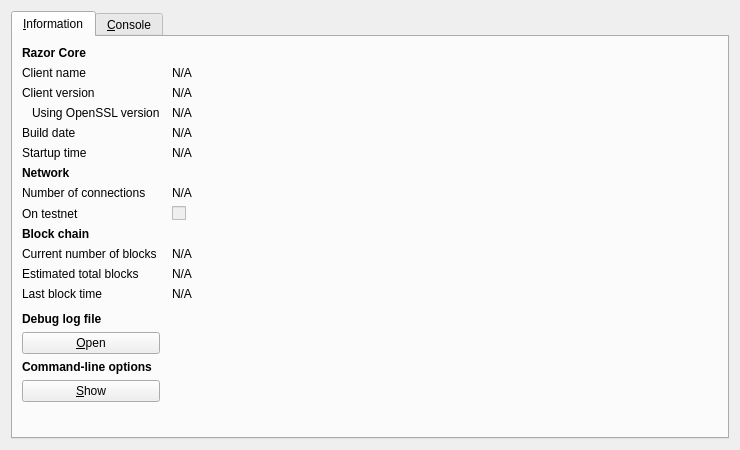
<?xml version="1.0" encoding="UTF-8"?>
<ui version="4.0">
 <class>RPCConsole</class>
 <widget class="QDialog" name="RPCConsole">
  <property name="geometry">
   <rect>
    <x>0</x>
    <y>0</y>
    <width>740</width>
    <height>450</height>
   </rect>
  </property>
  <property name="windowTitle">
   <string>Razor - Debug window</string>
  </property>
  <layout class="QVBoxLayout" name="verticalLayout_2">
   <item>
    <widget class="QTabWidget" name="tabWidget">
     <property name="currentIndex">
      <number>0</number>
     </property>
     <widget class="QWidget" name="tab_info">
      <attribute name="title">
       <string>&amp;Information</string>
      </attribute>
      <layout class="QGridLayout" name="gridLayout" columnstretch="0,1">
       <property name="horizontalSpacing">
        <number>12</number>
       </property>
       <item row="0" column="0">
        <widget class="QLabel" name="label_9">
         <property name="font">
          <font>
           <weight>75</weight>
           <bold>true</bold>
          </font>
         </property>
         <property name="text">
          <string>Razor Core</string>
         </property>
        </widget>
       </item>
       <item row="1" column="0">
        <widget class="QLabel" name="label_5">
         <property name="text">
          <string>Client name</string>
         </property>
        </widget>
       </item>
       <item row="1" column="1">
        <widget class="QLabel" name="clientName">
         <property name="cursor">
          <cursorShape>IBeamCursor</cursorShape>
         </property>
         <property name="text">
          <string>N/A</string>
         </property>
         <property name="textFormat">
          <enum>Qt::PlainText</enum>
         </property>
         <property name="textInteractionFlags">
          <set>Qt::LinksAccessibleByMouse|Qt::TextSelectableByKeyboard|Qt::TextSelectableByMouse</set>
         </property>
        </widget>
       </item>
       <item row="2" column="0">
        <widget class="QLabel" name="label_6">
         <property name="text">
          <string>Client version</string>
         </property>
        </widget>
       </item>
       <item row="2" column="1">
        <widget class="QLabel" name="clientVersion">
         <property name="cursor">
          <cursorShape>IBeamCursor</cursorShape>
         </property>
         <property name="text">
          <string>N/A</string>
         </property>
         <property name="textFormat">
          <enum>Qt::PlainText</enum>
         </property>
         <property name="textInteractionFlags">
          <set>Qt::LinksAccessibleByMouse|Qt::TextSelectableByKeyboard|Qt::TextSelectableByMouse</set>
         </property>
        </widget>
       </item>
       <item row="3" column="0">
        <widget class="QLabel" name="label_14">
         <property name="text">
          <string>Using OpenSSL version</string>
         </property>
         <property name="indent">
          <number>10</number>
         </property>
        </widget>
       </item>
       <item row="3" column="1">
        <widget class="QLabel" name="openSSLVersion">
         <property name="cursor">
          <cursorShape>IBeamCursor</cursorShape>
         </property>
         <property name="text">
          <string>N/A</string>
         </property>
         <property name="textFormat">
          <enum>Qt::PlainText</enum>
         </property>
         <property name="textInteractionFlags">
          <set>Qt::LinksAccessibleByMouse|Qt::TextSelectableByKeyboard|Qt::TextSelectableByMouse</set>
         </property>
        </widget>
       </item>
       <item row="4" column="0">
        <widget class="QLabel" name="label_12">
         <property name="text">
          <string>Build date</string>
         </property>
        </widget>
       </item>
       <item row="4" column="1">
        <widget class="QLabel" name="buildDate">
         <property name="cursor">
          <cursorShape>IBeamCursor</cursorShape>
         </property>
         <property name="text">
          <string>N/A</string>
         </property>
         <property name="textFormat">
          <enum>Qt::PlainText</enum>
         </property>
         <property name="textInteractionFlags">
          <set>Qt::LinksAccessibleByMouse|Qt::TextSelectableByKeyboard|Qt::TextSelectableByMouse</set>
         </property>
        </widget>
       </item>
       <item row="5" column="0">
        <widget class="QLabel" name="label_13">
         <property name="text">
          <string>Startup time</string>
         </property>
        </widget>
       </item>
       <item row="5" column="1">
        <widget class="QLabel" name="startupTime">
         <property name="cursor">
          <cursorShape>IBeamCursor</cursorShape>
         </property>
         <property name="text">
          <string>N/A</string>
         </property>
         <property name="textFormat">
          <enum>Qt::PlainText</enum>
         </property>
         <property name="textInteractionFlags">
          <set>Qt::LinksAccessibleByMouse|Qt::TextSelectableByKeyboard|Qt::TextSelectableByMouse</set>
         </property>
        </widget>
       </item>
       <item row="6" column="0">
        <widget class="QLabel" name="label_11">
         <property name="font">
          <font>
           <weight>75</weight>
           <bold>true</bold>
          </font>
         </property>
         <property name="text">
          <string>Network</string>
         </property>
        </widget>
       </item>
       <item row="7" column="0">
        <widget class="QLabel" name="label_7">
         <property name="text">
          <string>Number of connections</string>
         </property>
        </widget>
       </item>
       <item row="7" column="1">
        <widget class="QLabel" name="numberOfConnections">
         <property name="cursor">
          <cursorShape>IBeamCursor</cursorShape>
         </property>
         <property name="text">
          <string>N/A</string>
         </property>
         <property name="textFormat">
          <enum>Qt::PlainText</enum>
         </property>
         <property name="textInteractionFlags">
          <set>Qt::LinksAccessibleByMouse|Qt::TextSelectableByKeyboard|Qt::TextSelectableByMouse</set>
         </property>
        </widget>
       </item>
       <item row="8" column="0">
        <widget class="QLabel" name="label_8">
         <property name="text">
          <string>On testnet</string>
         </property>
        </widget>
       </item>
       <item row="8" column="1">
        <widget class="QCheckBox" name="isTestNet">
         <property name="enabled">
          <bool>false</bool>
         </property>
         <property name="text">
          <string/>
         </property>
        </widget>
       </item>
       <item row="9" column="0">
        <widget class="QLabel" name="label_10">
         <property name="font">
          <font>
           <weight>75</weight>
           <bold>true</bold>
          </font>
         </property>
         <property name="text">
          <string>Block chain</string>
         </property>
        </widget>
       </item>
       <item row="10" column="0">
        <widget class="QLabel" name="label_3">
         <property name="text">
          <string>Current number of blocks</string>
         </property>
        </widget>
       </item>
       <item row="10" column="1">
        <widget class="QLabel" name="numberOfBlocks">
         <property name="cursor">
          <cursorShape>IBeamCursor</cursorShape>
         </property>
         <property name="text">
          <string>N/A</string>
         </property>
         <property name="textFormat">
          <enum>Qt::PlainText</enum>
         </property>
         <property name="textInteractionFlags">
          <set>Qt::LinksAccessibleByMouse|Qt::TextSelectableByKeyboard|Qt::TextSelectableByMouse</set>
         </property>
        </widget>
       </item>
       <item row="11" column="0">
        <widget class="QLabel" name="label_4">
         <property name="text">
          <string>Estimated total blocks</string>
         </property>
        </widget>
       </item>
       <item row="11" column="1">
        <widget class="QLabel" name="totalBlocks">
         <property name="cursor">
          <cursorShape>IBeamCursor</cursorShape>
         </property>
         <property name="text">
          <string>N/A</string>
         </property>
         <property name="textFormat">
          <enum>Qt::PlainText</enum>
         </property>
         <property name="textInteractionFlags">
          <set>Qt::LinksAccessibleByMouse|Qt::TextSelectableByKeyboard|Qt::TextSelectableByMouse</set>
         </property>
        </widget>
       </item>
       <item row="12" column="0">
        <widget class="QLabel" name="label_2">
         <property name="text">
          <string>Last block time</string>
         </property>
        </widget>
       </item>
       <item row="12" column="1">
        <widget class="QLabel" name="lastBlockTime">
         <property name="cursor">
          <cursorShape>IBeamCursor</cursorShape>
         </property>
         <property name="text">
          <string>N/A</string>
         </property>
         <property name="textFormat">
          <enum>Qt::PlainText</enum>
         </property>
         <property name="textInteractionFlags">
          <set>Qt::LinksAccessibleByMouse|Qt::TextSelectableByKeyboard|Qt::TextSelectableByMouse</set>
         </property>
        </widget>
       </item>
       <item row="13" column="0">
        <spacer name="verticalSpacer_2">
         <property name="orientation">
          <enum>Qt::Vertical</enum>
         </property>
         <property name="sizeHint" stdset="0">
          <size>
           <width>20</width>
           <height>20</height>
          </size>
         </property>
        </spacer>
       </item>
       <item row="14" column="0">
        <widget class="QLabel" name="labelDebugLogfile">
         <property name="font">
          <font>
           <weight>75</weight>
           <bold>true</bold>
          </font>
         </property>
         <property name="text">
          <string>Debug log file</string>
         </property>
        </widget>
       </item>
       <item row="15" column="0">
        <widget class="QPushButton" name="openDebugLogfileButton">
         <property name="toolTip">
          <string>Open the Razor debug log file from the current data directory. This can take a few seconds for large log files.</string>
         </property>
         <property name="text">
          <string>&amp;Open</string>
         </property>
         <property name="autoDefault">
          <bool>false</bool>
         </property>
        </widget>
       </item>
       <item row="16" column="0">
        <widget class="QLabel" name="labelCLOptions">
         <property name="font">
          <font>
           <weight>75</weight>
           <bold>true</bold>
          </font>
         </property>
         <property name="text">
          <string>Command-line options</string>
         </property>
        </widget>
       </item>
       <item row="17" column="0">
        <widget class="QPushButton" name="showCLOptionsButton">
         <property name="toolTip">
          <string>Show the Razor-Qt help message to get a list with possible Razor command-line options.</string>
         </property>
         <property name="text">
          <string>&amp;Show</string>
         </property>
         <property name="autoDefault">
          <bool>false</bool>
         </property>
        </widget>
       </item>
       <item row="18" column="0">
        <spacer name="verticalSpacer">
         <property name="orientation">
          <enum>Qt::Vertical</enum>
         </property>
         <property name="sizeHint" stdset="0">
          <size>
           <width>20</width>
           <height>40</height>
          </size>
         </property>
        </spacer>
       </item>
      </layout>
     </widget>
     <widget class="QWidget" name="tab_console">
      <attribute name="title">
       <string>&amp;Console</string>
      </attribute>
      <layout class="QVBoxLayout" name="verticalLayout_3">
       <property name="spacing">
        <number>3</number>
       </property>
       <item>
        <widget class="QTextEdit" name="messagesWidget">
         <property name="minimumSize">
          <size>
           <width>0</width>
           <height>100</height>
          </size>
         </property>
         <property name="readOnly">
          <bool>true</bool>
         </property>
         <property name="tabKeyNavigation" stdset="0">
          <bool>false</bool>
         </property>
         <property name="columnCount" stdset="0">
          <number>2</number>
         </property>
        </widget>
       </item>
       <item>
        <layout class="QHBoxLayout" name="horizontalLayout">
         <property name="spacing">
          <number>3</number>
         </property>
         <item>
          <widget class="QLabel" name="label">
           <property name="text">
            <string notr="true">&gt;</string>
           </property>
          </widget>
         </item>
         <item>
          <widget class="QLineEdit" name="lineEdit"/>
         </item>
         <item>
          <widget class="QPushButton" name="clearButton">
           <property name="maximumSize">
            <size>
             <width>24</width>
             <height>24</height>
            </size>
           </property>
           <property name="toolTip">
            <string>Clear console</string>
           </property>
           <property name="text">
            <string/>
           </property>
           <property name="icon">
            <iconset resource="../bitcoin.qrc">
             <normaloff>:/icons/remove</normaloff>:/icons/remove</iconset>
           </property>
           <property name="shortcut">
            <string notr="true">Ctrl+L</string>
           </property>
           <property name="autoDefault">
            <bool>false</bool>
           </property>
          </widget>
         </item>
        </layout>
       </item>
      </layout>
     </widget>
    </widget>
   </item>
  </layout>
 </widget>
 <resources>
  <include location="../bitcoin.qrc"/>
 </resources>
 <connections/>
</ui>
